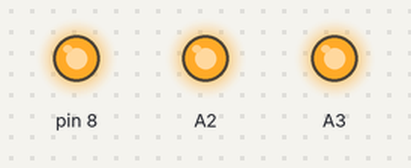
Bench run of a sketch on a simulated Arduino Uno, built with avr-gcc and run on an emulated ATmega328P. On the bench: output pins drawn as LEDs (lit = HIGH).

Above: at 0.5 s.
At 3.5 s:
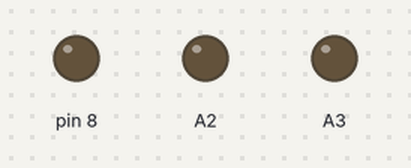
Timing chart, 0 to 4.6 s (numbered marks = the images above):
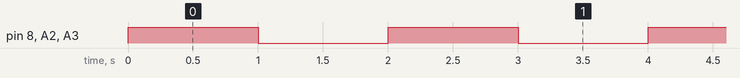

The sketch:

relay_buser.ino
```cpp
void setup() {
  // put your setup code here, to run once:
pinMode(A3,OUTPUT);
pinMode(A2,OUTPUT);
pinMode(8,OUTPUT);
}

void loop() {
  // put your main code here, to run repeatedly:
digitalWrite(A2,1);
digitalWrite(A3,1);
digitalWrite(8,1);
delay(1000);
digitalWrite(A2,0);
digitalWrite(A3,0);
digitalWrite(8,0);
delay(1000);
}
```

Measured:
- by itself, pin 8, A2, A3: alternates HIGH for 1.0 s and LOW for 1.0 s
